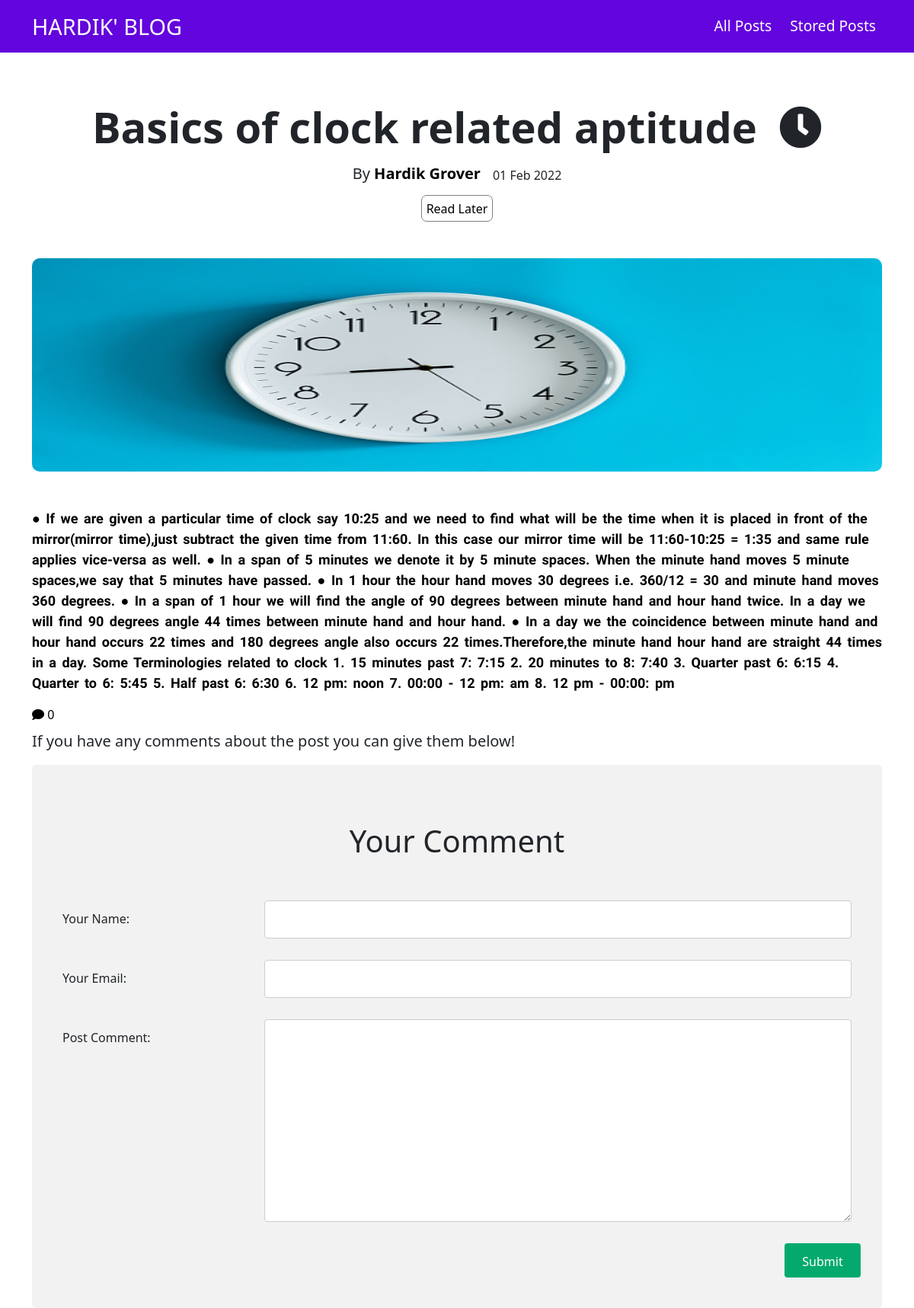
The page /posts/basics-of-clock-related-aptitude (signed in) on the database as committed earlier.
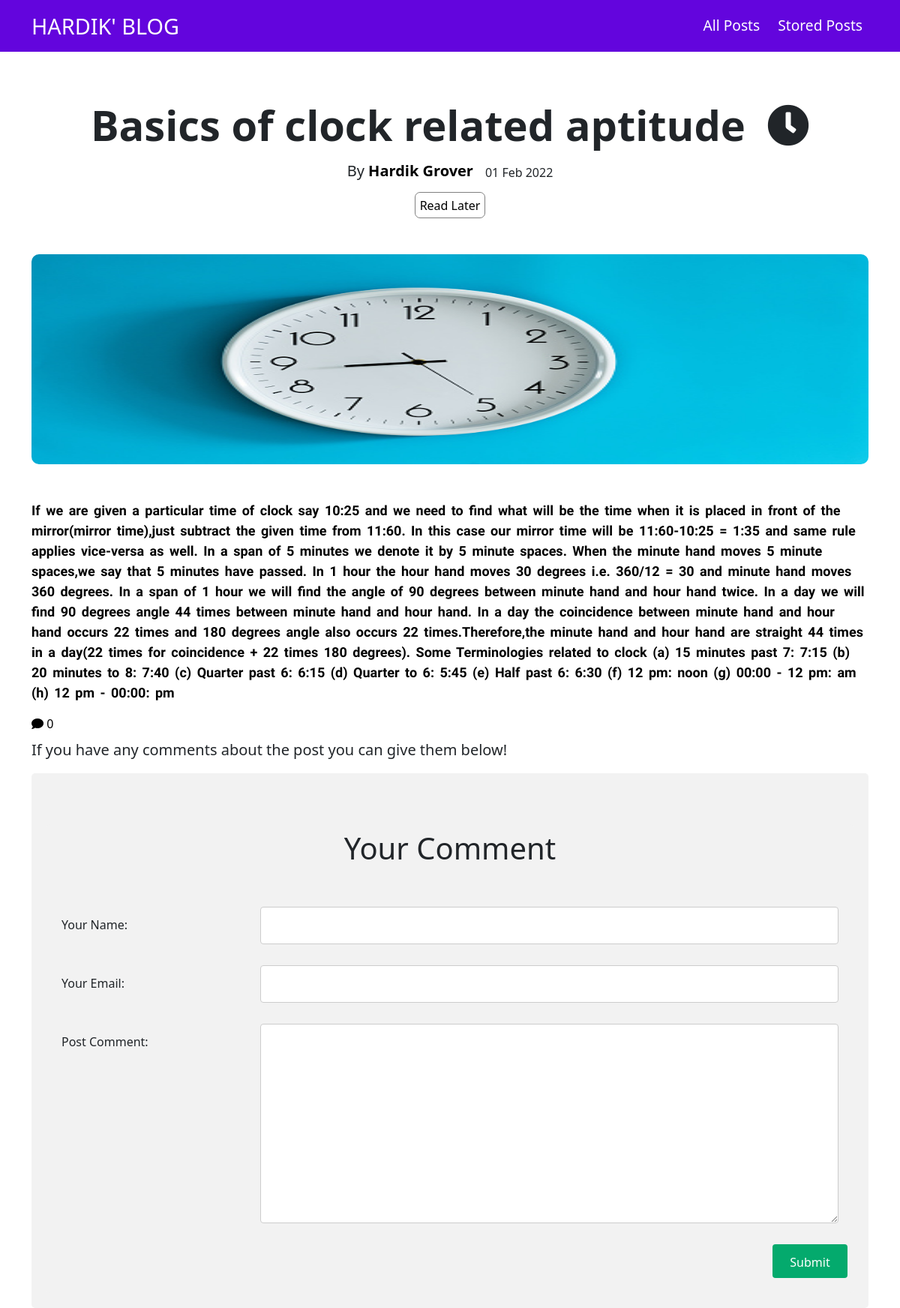
The same page on the database as committed later.
### app/models.py (models this page shows, shortened)
class Post(models.Model):
    title = models.CharField(max_length=50)
    excerpt = models.CharField(max_length = 200)
    image = models.ImageField(upload_to = "images")
    slug = models.SlugField(unique = True, max_length = 50)
    date = models.DateField(auto_now_add=True)
    content = models.TextField(validators = [MinLengthValidator(10)])
    author = models.ForeignKey(Author, related_name="posts", on_delete=models.SET_NULL, null=True)
    tags = models.ManyToManyField(Tag)

class Author(models.Model):
    first_name = models.CharField(max_length = 50)
    last_name = models.CharField(max_length = 50)
    def full_name(self):
        return f"{self.first_name} {self.last_name}"
    def __str__(self):
        return self.full_name()

### app/views.py (the view, shortened to what this page needs)
# urls.py: path("posts/<slug:slug>", views.PostDetail, name="post_detail"),
@login_required(login_url="login")
def PostDetail(request, slug):
    post_render = Post.objects.get(slug = slug)
    count_comments = post_render.comments.all().count()
    stored_posts = request.session.get('stored_posts')
    if stored_posts is not None:
        is_saved_for_later = post_render.id in stored_posts
    else:
        is_saved_for_later = False
    return render(request, "app/post-detail.html", {
        "comment_form": CommentForm(),
        "post": post_render,
        "count": count_comments,
        "saved_for_later": is_saved_for_later
    })

### app/forms.py
class CommentForm(forms.ModelForm):
    class Meta:
        model = Comment
        exclude = ["post"]
        labels = {
            "user_name": "Your Name",
            "user_email": "Your Email",
            "text": "Post Comment"
        }
        error_messages = {
            "user_name": {
                "required": "This field is required",
                "max_length": "This should not be longer length 50 words"
            }
        }

### app/templates/app/post-detail.html (shortened to what this page needs)
{% extends 'base.html' %}
{% load static %}
{% block css_files %}
    <link rel="stylesheet" href="{% static 'app/post-detail.css' %}">
{% endblock  %}
{% block content %}
    <div class="post-description">
        {% if post.title == "Basics of clock related aptitude" %}
            <h1 class="display-4 title text-left text-sm-center">{{post.title}} &nbsp;<i class="fas fa-clock"></i></h1>
        {% else %}
            <h1 class="display-4 title text-left text-sm-center">{{post.title}}</h1>
        {% endif %}
        <div class="d-flex justify-content-sm-center">
            <h5 class="mx-sm-2 mx-3">By <a href="mailto:{{post.author.email}}" class="author">{{post.author}}</a></h5>
            <p class="mx-sm-2 date"><time>{{post.date|date:"d M Y"}}</time></p>
        </div>
        <form action="{% url 'read-later' %}" method="POST" class="text-center">
            <button class="button_read">
                {% if saved_for_later %}
                    Remove from "Read Later" List
                {% else %}
                    Read Later
                {% endif %}
            </button>
        </form>
    </div>
    <div class="container hero mt-5">
        <div class="jumbotron">
            <img src="{{post.image.url}}" alt="{{post.title}}" class="img-fluid imgs">
        </div>
    </div>
    <div class="container">
        <div class="post_description mt-4 pt-4">
            <p class="content">{{post.content}}</p>
        </div>
        <div class="like-comment">
            <a href="{% url 'all_comments' post.slug %}" class="comm d-inline"><i class="fas fa-comment"></i>&nbsp;{{count}}</a>
        </div>
        <p class="lead mt-2">If you  have any comments about the post you can give them below!</p>
        <div class="form-comment">
            <form action="{% url 'post_detail' post.slug %}", method="POST" class="form-comment mt-5 pt-2">
                <h1 class="text-center mb-5">Your Comment</h1>
                {% for form_field in comment_form %}
                    <div class="mb-3 row {% if form_field.errors %} invalid {% endif %} ">
                        <div class="col-25">
                            {{form_field.label_tag}}
                        </div>
                        <div class="col-75">
                            {{form_field}}
                        </div>
                    </div>
                {% endfor %}
                <div class="row">
                    <input type="submit" value="Submit" class="ms-auto">
                </div>
            </form>
        </div>
    </div>
{% endblock %}

Rows that differ between the two databases and show on the page:
changed Post "Basics of clock related aptitude": content "● If we are given a particular time of clock say 10:25 and we need to find what will be the time when it is placed in front of the mirror(mirror time),just subtract the given time from 11:60. In this case our mirror time will be 11:60-10:25 = 1:35 and same rule applies vice-versa as well. ● In a span of 5 minutes we denote it by 5 minute spaces. When the minute hand moves 5 minute spaces,we say that 5 minutes have passed. ● In 1 hour the hour hand moves 30 degrees i.e. 360/12 = 30 and minute hand moves 360 degrees. ● In a span of 1 hour we will find the angle of 90 degrees between minute hand and hour hand twice. In a day we will find 90 degrees angle 44 times between minute hand and hour…" → "If we are given a particular time of clock say 10:25 and we need to find what will be the time when it is placed in front of the mirror(mirror time),just subtract the given time from 11:60. In this case our mirror time will be 11:60-10:25 = 1:35 and same rule applies vice-versa as well. In a span of 5 minutes we denote it by 5 minute spaces. When the minute hand moves 5 minute spaces,we say that 5 minutes have passed. In 1 hour the hour hand moves 30 degrees i.e. 360/12 = 30 and minute hand moves 360 degrees. In a span of 1 hour we will find the angle of 90 degrees between minute hand and hour hand twice. In a day we will find 90 degrees angle 44 times between minute hand and hour hand. In…"
